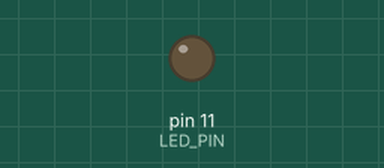
A sketch run on a simulated Arduino Uno, built with avr-gcc and run on an emulated ATmega328P. On the bench: output pins drawn as LEDs (lit = HIGH).

Above: at 2.05 s.
At 4.25 s:
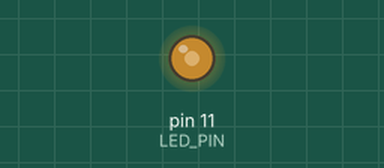
At 6.5 s:
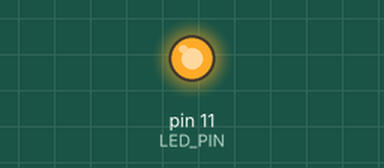
Timing chart, 0 to 7.9 s (numbered marks = the images above):
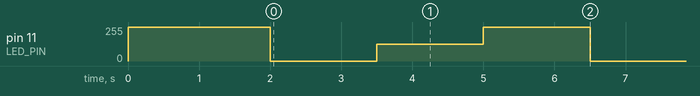

Measured:
- by itself, pin 11 (LED_PIN): repeats every 4.5 s: 127/255 1.5 s, 255/255 1.5 s, 0/255 1.5 s

The sketch:

03-BlinkingLed2.ino
```cpp
/**
 * Set the brightness of a LED using a Digital PIN as Analog one.
 *
 * Some Digital PINs can be used as Analog one (~), using PWM technique.
 * PWM (Pulse Width Modulation) is a technique used to generate analog-like signals using digital devices,
 * allowing you to simulate analog output levels by varying the duty cycle of a square wave.
 * Duty cycle represents the percentage of time the signal is HIGH in one period.
 * A 50% duty cycle means the signal is HIGH half of the time.
 * The duty cycle in Arduino is expressed using 0-255 range,
 * so to apply the 25% duty cycle we have to use the number 64.

 */

#define LED_PIN 11

void setup() {
  pinMode(LED_PIN, OUTPUT); // PIN 11 can be used as analog
  digitalWrite(LED_PIN, HIGH);
  delay(2000);  // [ms]
}

void loop() {
  // change brightness of the LED using Analog Signal
  analogWrite(LED_PIN, 0);  // 0% of 5v
  delay(1500);
  analogWrite(LED_PIN, 127);  // 50% of 5v
  delay(1500);
  analogWrite(LED_PIN, 255);  // 100% of 5v
  delay(1500);
}
```
